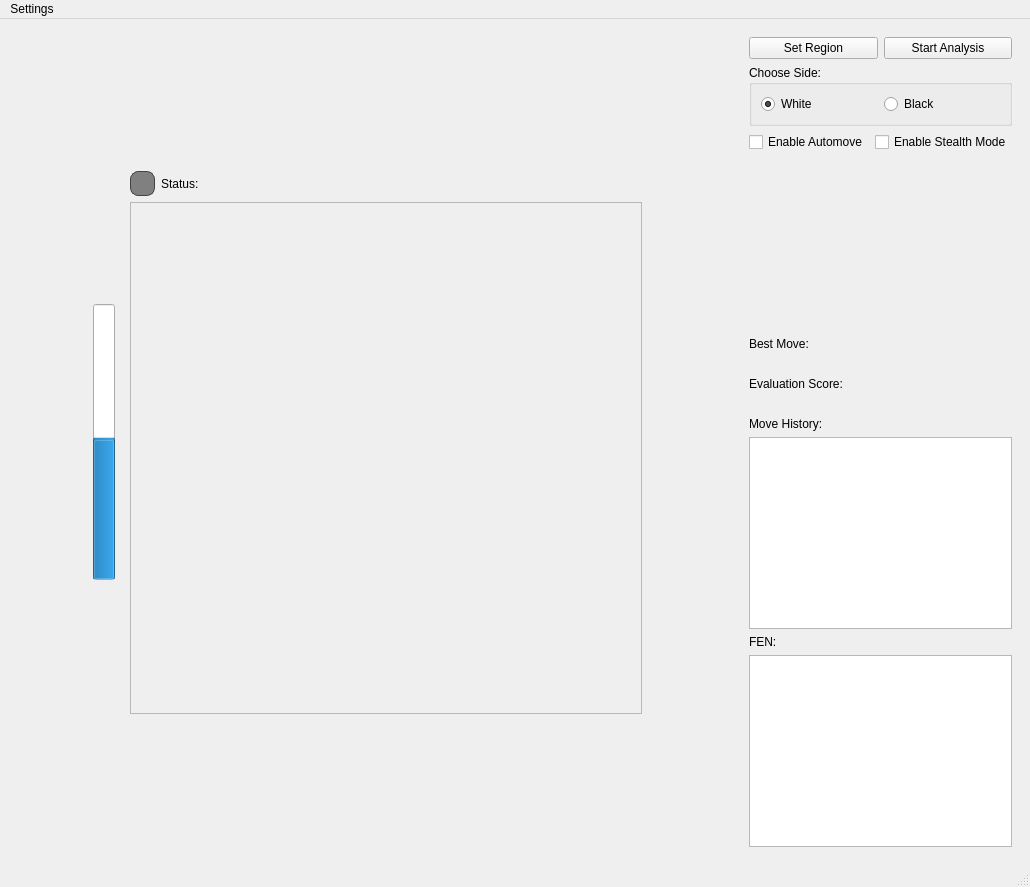
<?xml version="1.0" encoding="UTF-8"?>
<ui version="4.0">
 <class>MainWindow</class>
 <widget class="QMainWindow" name="MainWindow">
  <property name="geometry">
   <rect>
    <x>0</x>
    <y>0</y>
    <width>1030</width>
    <height>887</height>
   </rect>
  </property>
  <property name="windowTitle">
   <string>MainWindow</string>
  </property>
  <widget class="QWidget" name="centralwidget">
   <layout class="QHBoxLayout" name="horizontalLayout">
    <item>
     <spacer name="horizontalSpacer_3">
      <property name="orientation">
       <enum>Qt::Orientation::Horizontal</enum>
      </property>
      <property name="sizeHint" stdset="0">
       <size>
        <width>40</width>
        <height>20</height>
       </size>
      </property>
     </spacer>
    </item>
    <item>
     <layout class="QVBoxLayout" name="verticalLayout_3">
      <item>
       <spacer name="verticalSpacer_4">
        <property name="orientation">
         <enum>Qt::Orientation::Vertical</enum>
        </property>
        <property name="sizeHint" stdset="0">
         <size>
          <width>20</width>
          <height>40</height>
         </size>
        </property>
       </spacer>
      </item>
      <item>
       <widget class="QProgressBar" name="evalBar">
        <property name="minimum">
         <number>-1000</number>
        </property>
        <property name="maximum">
         <number>1000</number>
        </property>
        <property name="value">
         <number>0</number>
        </property>
        <property name="textVisible">
         <bool>false</bool>
        </property>
        <property name="orientation">
         <enum>Qt::Orientation::Vertical</enum>
        </property>
        <property name="invertedAppearance">
         <bool>false</bool>
        </property>
       </widget>
      </item>
      <item>
       <spacer name="verticalSpacer_2">
        <property name="orientation">
         <enum>Qt::Orientation::Vertical</enum>
        </property>
        <property name="sizeHint" stdset="0">
         <size>
          <width>20</width>
          <height>40</height>
         </size>
        </property>
       </spacer>
      </item>
     </layout>
    </item>
    <item>
     <widget class="QWidget" name="leftPanel" native="true">
      <layout class="QVBoxLayout" name="verticalLayout">
       <item>
        <spacer name="verticalSpacer_5">
         <property name="orientation">
          <enum>Qt::Orientation::Vertical</enum>
         </property>
         <property name="sizeHint" stdset="0">
          <size>
           <width>20</width>
           <height>40</height>
          </size>
         </property>
        </spacer>
       </item>
       <item>
        <layout class="QHBoxLayout" name="horizontalLayout_3">
         <item>
          <widget class="QLabel" name="statusLightLabel">
           <property name="sizePolicy">
            <sizepolicy hsizetype="Fixed" vsizetype="Fixed">
             <horstretch>0</horstretch>
             <verstretch>0</verstretch>
            </sizepolicy>
           </property>
           <property name="minimumSize">
            <size>
             <width>25</width>
             <height>25</height>
            </size>
           </property>
           <property name="maximumSize">
            <size>
             <width>25</width>
             <height>25</height>
            </size>
           </property>
           <property name="styleSheet">
            <string notr="true">background-color: gray;
border-radius: 8px;
border: 1px solid #444;
</string>
           </property>
           <property name="text">
            <string/>
           </property>
          </widget>
         </item>
         <item>
          <widget class="QLabel" name="label">
           <property name="text">
            <string>Status: </string>
           </property>
          </widget>
         </item>
         <item>
          <spacer name="horizontalSpacer">
           <property name="orientation">
            <enum>Qt::Orientation::Horizontal</enum>
           </property>
           <property name="sizeHint" stdset="0">
            <size>
             <width>40</width>
             <height>20</height>
            </size>
           </property>
          </spacer>
         </item>
        </layout>
       </item>
       <item>
        <widget class="QFrame" name="chessBoardFrame">
         <property name="minimumSize">
          <size>
           <width>512</width>
           <height>512</height>
          </size>
         </property>
         <property name="frameShape">
          <enum>QFrame::Shape::StyledPanel</enum>
         </property>
         <property name="frameShadow">
          <enum>QFrame::Shadow::Raised</enum>
         </property>
        </widget>
       </item>
       <item>
        <spacer name="verticalSpacer_3">
         <property name="orientation">
          <enum>Qt::Orientation::Vertical</enum>
         </property>
         <property name="sizeHint" stdset="0">
          <size>
           <width>20</width>
           <height>40</height>
          </size>
         </property>
        </spacer>
       </item>
      </layout>
     </widget>
    </item>
    <item>
     <spacer name="horizontalSpacer_2">
      <property name="orientation">
       <enum>Qt::Orientation::Horizontal</enum>
      </property>
      <property name="sizeHint" stdset="0">
       <size>
        <width>40</width>
        <height>20</height>
       </size>
      </property>
     </spacer>
    </item>
    <item>
     <widget class="QWidget" name="rightPanel" native="true">
      <layout class="QVBoxLayout" name="verticalLayout_2">
       <item>
        <layout class="QHBoxLayout" name="horizontalLayout_5">
         <item>
          <widget class="QPushButton" name="setRegionButton">
           <property name="text">
            <string>Set Region</string>
           </property>
          </widget>
         </item>
         <item>
          <widget class="QPushButton" name="toggleAnalysisButton">
           <property name="text">
            <string>Start Analysis</string>
           </property>
          </widget>
         </item>
        </layout>
       </item>
       <item>
        <widget class="QGroupBox" name="selectSide">
         <property name="title">
          <string>Choose Side:</string>
         </property>
         <layout class="QHBoxLayout" name="horizontalLayout_2">
          <item>
           <widget class="QRadioButton" name="whiteRadioButton">
            <property name="text">
             <string>White</string>
            </property>
            <property name="checked">
             <bool>true</bool>
            </property>
           </widget>
          </item>
          <item>
           <widget class="QRadioButton" name="blackRadioButton">
            <property name="text">
             <string>Black</string>
            </property>
           </widget>
          </item>
         </layout>
        </widget>
       </item>
       <item>
        <layout class="QHBoxLayout" name="horizontalLayout_6">
         <item>
          <widget class="QCheckBox" name="automoveCheck">
           <property name="text">
            <string>Enable Automove</string>
           </property>
          </widget>
         </item>
         <item>
          <widget class="QCheckBox" name="stealthCheck">
           <property name="text">
            <string>Enable Stealth Mode</string>
           </property>
          </widget>
         </item>
        </layout>
       </item>
       <item>
        <spacer name="verticalSpacer">
         <property name="orientation">
          <enum>Qt::Orientation::Vertical</enum>
         </property>
         <property name="sizeHint" stdset="0">
          <size>
           <width>20</width>
           <height>40</height>
          </size>
         </property>
        </spacer>
       </item>
       <item>
        <widget class="QLabel" name="bestMoveLabel">
         <property name="text">
          <string>Best Move:</string>
         </property>
        </widget>
       </item>
       <item>
        <widget class="QLabel" name="bestMoveDisplay">
         <property name="text">
          <string/>
         </property>
        </widget>
       </item>
       <item>
        <widget class="QLabel" name="evalScoreRightLabel">
         <property name="text">
          <string>Evaluation Score: </string>
         </property>
        </widget>
       </item>
       <item>
        <widget class="QLabel" name="evalScoreRightDisplay">
         <property name="text">
          <string/>
         </property>
        </widget>
       </item>
       <item>
        <widget class="QLabel" name="pgnLabel">
         <property name="text">
          <string>Move History:</string>
         </property>
        </widget>
       </item>
       <item>
       <widget class="QPlainTextEdit" name="pgnDisplay">
        <property name="readOnly">
         <bool>true</bool>
        </property>
       </widget>
       </item>
       <item>
        <widget class="QLabel" name="fenLabel">
         <property name="text">
          <string>FEN:</string>
         </property>
        </widget>
       </item>
       <item>
        <widget class="QPlainTextEdit" name="fenDisplay">
         <property name="readOnly">
          <bool>true</bool>
         </property>
        </widget>
       </item>
      </layout>
     </widget>
    </item>
   </layout>
  </widget>
  <widget class="QMenuBar" name="menubar">
   <property name="geometry">
    <rect>
     <x>0</x>
     <y>0</y>
     <width>1030</width>
     <height>21</height>
    </rect>
   </property>
   <widget class="QMenu" name="menusettingsTab">
    <property name="title">
     <string>Settings</string>
    </property>
    <addaction name="actionOpen_Settings"/>
   </widget>
   <addaction name="menusettingsTab"/>
  </widget>
  <widget class="QStatusBar" name="statusbar"/>
  <action name="actionOpen_Settings">
   <property name="text">
    <string>Open Settings...</string>
   </property>
  </action>
 </widget>
 <resources/>
 <connections/>
</ui>
